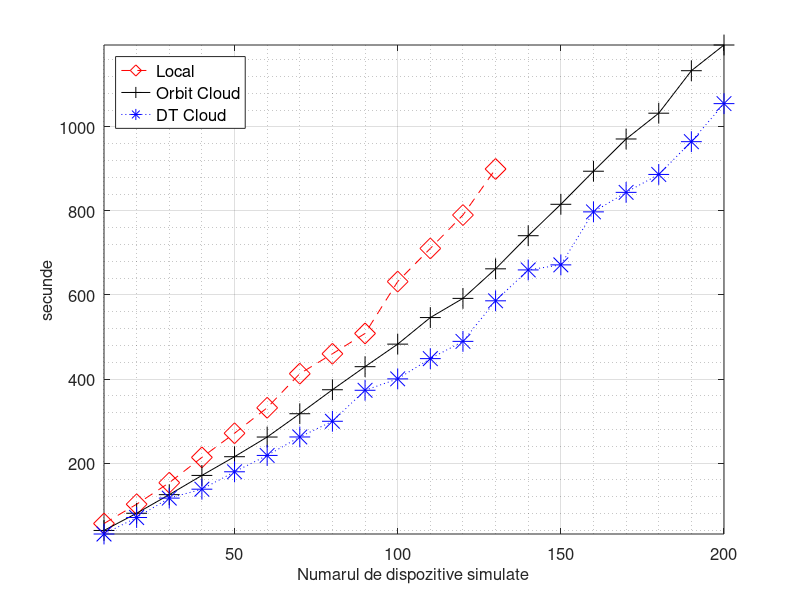
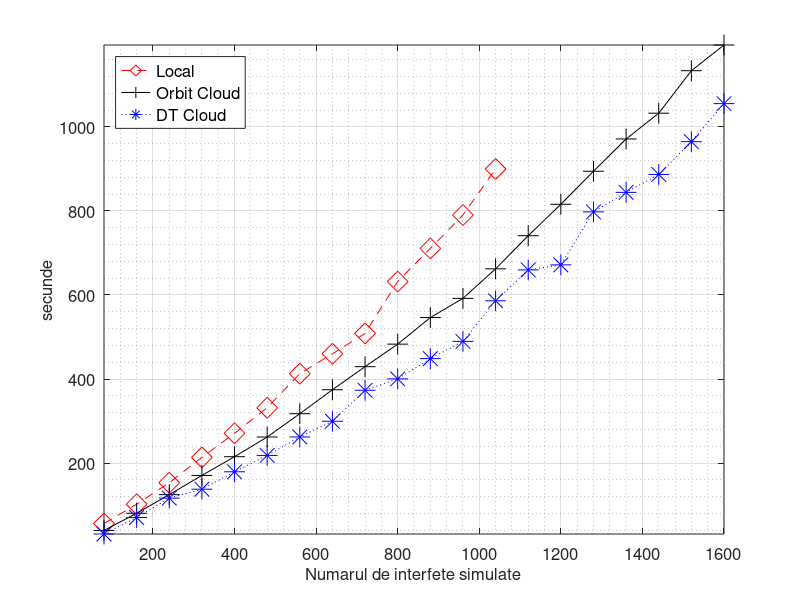
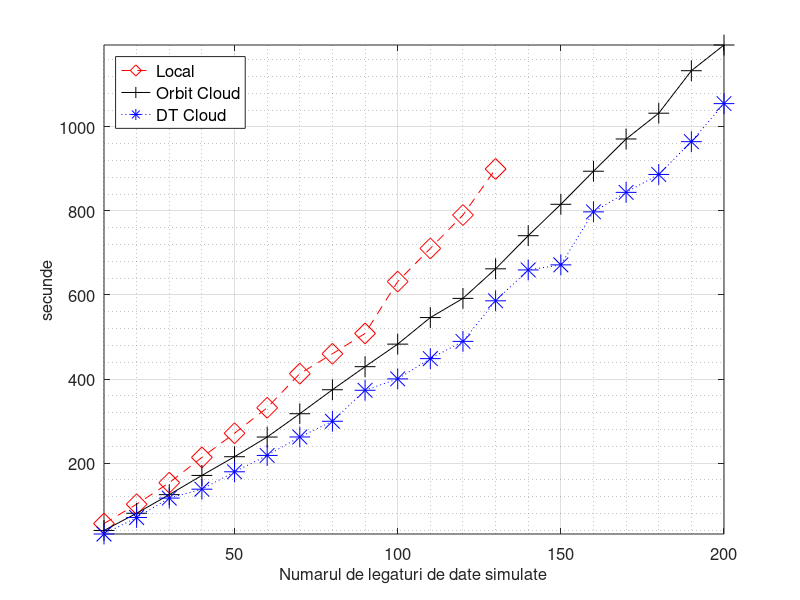

These figures' MATLAB source, in order:
nes = [10:10:200]
intfs = [80:80:1600]
links = [10:10:200]

local = [56.25,102.23,153.413,213.614,271.05,331.639,412.765,460.104,508.518,631.887,710.737,790.183,899.761,NaN,NaN,NaN,NaN,NaN,NaN,NaN] 
orbit = [39.797,80.72,124.998,170.719,215.263,262.063,317.516,374.563,429.448,483.086,546.286,591.905,662.236,741.026,815.756,894.416,971.131,1032.467,1133.569,1194.712]
dt = [31.372,70.615,116.777,137.978,179.405,218.274,262.221,299.545,373.295,400.415,448.59,489.629,586.146,659.61,671.627,797.732,844.124,886.756,964.754,1055.247]

figure(1)
plot(nes,local, '--dr', 'markersize', 15, nes, orbit, '-+k', 'markersize', 15, nes, dt, ':*b', 'markersize', 15)
set(gca, "fontsize", 12)

xlabel('Numarul de dispozitive simulate', "fontsize", 12)
grid on
grid minor on
ylabel('secunde', "fontsize", 12)
leg = legend('Local','Orbit Cloud','DT Cloud', "location", 'northwest')
set(leg, "fontsize", 12)
axis('tight')

#la = num2str(local(:));
#lb = cellstr(la);
#lc = strtrim(lb);

#oa = num2str(orbit(:));
#ob = cellstr(oa);
#oc = strtrim(ob);

#da = num2str(dt(:));
#db = cellstr(da);
#dc = strtrim(db);

#text(nes, local, lc)
#text(nes, orbit, oc)
#text(nes, dt, dc)

figure(2)
plot(intfs,local, '--dr', 'markersize', 15, intfs, orbit, '-+k', 'markersize', 15, intfs, dt, ':*b', 'markersize', 15)
set(gca, "fontsize", 12)

xlabel('Numarul de interfete simulate', "fontsize", 12)
grid on
grid minor on
ylabel('secunde', "fontsize", 12)
leg = legend('Local','Orbit Cloud','DT Cloud', "location", 'northwest')
set(leg, "fontsize", 12)
axis('tight')

#la = num2str(local(:));
#lb = cellstr(la);
#lc = strtrim(lb);

#oa = num2str(orbit(:));
#ob = cellstr(oa);
#oc = strtrim(ob);

#da = num2str(dt(:));
#db = cellstr(da);
#dc = strtrim(db);

#text(intfs, local, lc)
#text(intfs, orbit, oc)
#text(intfs, dt, dc)

figure(3)
plot(links,local, '--dr', 'markersize', 15, links, orbit, '-+k', 'markersize', 15, links, dt, ':*b', 'markersize', 15)
set(gca, "fontsize", 12)

xlabel('Numarul de legaturi de date simulate', "fontsize", 12)
grid on
grid minor on
ylabel('secunde', "fontsize", 12)
leg = legend('Local','Orbit Cloud','DT Cloud', "location", 'northwest')
set(leg, "fontsize", 12)
axis('tight')

#la = num2str(local(:));
#lb = cellstr(la);
#lc = strtrim(lb);

#oa = num2str(orbit(:));
#ob = cellstr(oa);
#oc = strtrim(ob);

#da = num2str(dt(:));
#db = cellstr(da);
#dc = strtrim(db);

#text(links, local, lc)
#text(links, orbit, oc)
#text(links, dt, dc)
